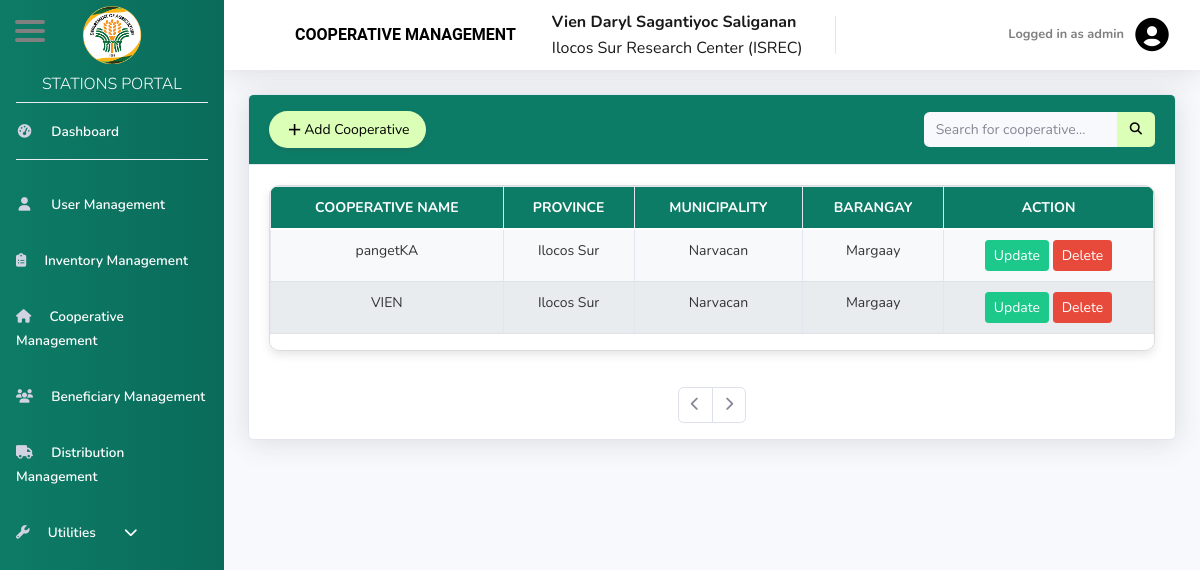
Page /admin/6CooperativeManagement.php (signed in) on the committed database.
### tables this page shows
CREATE TABLE `tbl_cooperative` (
  `coop_id` int(8) NOT NULL,
  `cooperative_name` varchar(255) NOT NULL,
  `station_id` int(8) NOT NULL,
  `province_name` varchar(255) NOT NULL,
  `municipality_name` varchar(255) NOT NULL,
  `barangay_name` varchar(255) NOT NULL,
  `archived_at` timestamp NULL DEFAULT NULL
);

### admin/6CooperativeManagement.php (the view, shortened to what this page needs)
<?php
include('includes/header.php');
include('includes/navbar.php');
?>
<div id="content-wrapper" class="d-flex flex-column">
    <div id="content">
        <nav class="navbar navbar-expand navbar-light bg-white topbar mb-4 static-top shadow">
            <span class="navbar-brand font-weight-bold" style="font-size: 18px; padding-left: 55px; color: Black; font-family: 'Roboto', sans-serif;">
                COOPERATIVE MANAGEMENT
            </span>
            <div style="padding-left: 20px; color: black; display: flex; flex-direction: column; line-height: 1;">
                <?php
                if (isset($_SESSION['fname']) && isset($_SESSION['lname'])) {
                    $fullName = htmlspecialchars($_SESSION['fname']) . ' ' . htmlspecialchars($_SESSION['mname']) . ' ' . htmlspecialchars($_SESSION['lname']);
                    echo '<span class="navbar-brand font-weight-bold" style="font-size: 18px;">' . $fullName . '</span>';
                }
                if (isset($_SESSION['station_name'])) {
                    echo '<span class="navbar-brand" style="font-size: 16px;">' . htmlspecialchars($_SESSION['station_name']) . '</span>';
                }
                ?>
            </div>
                <ul class="navbar-nav ml-auto">
                    <li class="nav-item dropdown no-arrow">
                        <a class="nav-link dropdown-toggle" href="#" id="userDropdown" role="button"
                        data-bs-toggle="dropdown" aria-haspopup="true" aria-expanded="false">
                            <span class="mr-2 d-none d-lg-inline text-black small font-weight-bold" style="color: grey">
                                <?php
                                $username = $_SESSION['user'];
                                echo 'Logged in as ' . htmlspecialchars($username);
                                ?>
                            </span>
                            <i style="font-size: 40px; color: black;" class="bx bxs-user-circle"></i>
                        </a>
                    </li>
                </ul>
        </nav>
        <div class="container-fluid">
            <div class="card shadow mb-4">
                <div class="card-header py-3" style="background-color: #0D7C66;">
                    <div class="d-flex align-items-center">
                        <button type="button" class="btn d-flex align-items-center gap-2 rounded-pill shadow-sm"
                            style="background-color: #DCFFB7; color: black; border: none; padding: 8px 16px;"
                            id="btnAddCooperative" data-bs-toggle="modal" data-bs-target="#addCooperativeModal">
                            <i class='bx bx-plus' style="font-size: 1.2rem;"></i>
                            <span>Add Cooperative</span>
                        </button>
                        <form class="d-none d-sm-inline-block form-inline ml-auto my-2 my-md-0 mw-100 navbar-search custom-search-form">
                            <div class="input-group">
                                <input type="text" id="search_coop" class="form-control bg-light border-0 small"
                                    placeholder="Search for cooperative..." aria-label="Search" aria-describedby="basic-addon2">
                                <div class="input-group-append">
                                    <button class="btn text-white" style="background-color: #DCFFB7;" type="button" id="search_button">
                                    </button>
                                </div>
                            </div>
                        </form>
                    </div>
                </div>
                <div id="tab1" class="tab-content active">
                    <div class="card-body">
                        <div style="max-height: 430px; overflow: auto; width: 100%; border: 1px solid #ddd; border-radius: 10px; box-shadow: 0px 4px 10px rgba(0, 0, 0, 0.1);">
                            <table class="table table-bordered text-center" width="100%" cellspacing="0">
                                <thead class="thead" style="background-color: #0D7C66; color: white;">
                                    <tr>
                                        <th>Cooperative Name</th>
                                        <th>Province</th>
                                        <th>Municipality</th>
                                        <th>Barangay</th>
                                        <th>Action</th>
                                    </tr>
                                </thead>
                                <tbody id="dataTable6" style="color: black;">
                                    <?php
                                        include('../conn.php');
                                        $user_id = $_SESSION['uid'];
                                        $stationQuery = $conn->prepare("SELECT station_id FROM tbl_user WHERE uid = ?");
                                        $stationQuery->bind_param("i", $user_id);
                                        $stationQuery->execute();
                                        $stationQuery->bind_result($station_id);
                                        $entries_per_page = 10;
                                        $total_entries = 0;
                                        $countQuery = $conn->prepare("SELECT COUNT(*) FROM tbl_cooperative WHERE station_id = ?");
                                        $countQuery->bind_param("i", $station_id);
                                        $countQuery->execute();
                                        $countQuery->bind_result($total_entries);
                                        $page = isset($_GET['page']) && is_numeric($_GET['page']) ? intval($_GET['page']) : 1;
                                        $offset = ($page - 1) * $entries_per_page;
                                         $sql = "SELECT coop_id, cooperative_name, province_name, municipality_name, barangay_name
                                                FROM tbl_cooperative
                                                WHERE station_id = ?
                                                AND archived_at IS NULL
                                                LIMIT ?, ?";
                                        $stmt = $conn->prepare($sql);
                                        $stmt->bind_param("iii", $station_id, $offset, $entries_per_page);
                                        $stmt->execute();
                                        $result = $stmt->get_result();
                                        if ($result->num_rows > 0) {
                                            while ($row = $result->fetch_assoc()) {
                                                echo "<tr>
                                                <td>" . htmlspecialchars($row['cooperative_name']) . "</td>
                                                <td>" . htmlspecialchars($row['province_name']) . "</td>
                                                <td>" . htmlspecialchars($row['municipality_name']) . "</td>
                                                <td>" . htmlspecialchars($row['barangay_name']) . "</td>
                                                <td>
                                                    <button class='btn btn-success btn-sm update-btn'
                                                        data-id='" . htmlspecialchars($row['coop_id'], ENT_QUOTES, 'UTF-8') . "'
                                                        data-name='" . htmlspecialchars($row['cooperative_name'], ENT_QUOTES, 'UTF-8') . "'
                                                        data-province='" . htmlspecialchars($row['province_name'], ENT_QUOTES, 'UTF-8') . "'
                                                        data-municip                                                                                                                            ality='" . htmlspecialchars($row['municipality_name'], ENT_QUOTES, 'UTF-8') . "'
                                                        data-barangay='" . htmlspecialchars($row['barangay_name'], ENT_QUOTES, 'UTF-8') . "'
                                                        data-bs-toggle='modal' data-bs-target='#updateCooperativeModal'>
                                                        Update
                                                    </button>
                                                    <button class='btn btn-danger btn-sm archivecoop-btn'
                                                        data-id='" . htmlspecialchars($row['coop_id'], ENT_QUOTES, 'UTF-8') . "'>
                                                        Delete
                                                    </button>
                                                </td>
                                            </tr>";
                                                }
                                        } else {
                                            echo "<tr><td colspan='5' class='text-center'>No cooperatives found.</td></tr>";
                                        }
                                    ?>
                                </tbody>
                            </table>
                        </div>
                    </div>
                    <nav>
                        <ul class="pagination justify-content-center mt-3">
                            <?php
                                $total_pages = ceil($total_entries / $entries_per_page);
                                if ($page > 1) {
                                    echo "<li class='page-item'><a class='page-link' href='?page=" . ($page - 1) . "'><i class='fas fa-chevron-left'></i></a></li>";
                                } else {
                                    echo "<li class='page-item disabled'><a class='page-link'><i class='fas fa-chevron-left'></i></a></li>";
                                }
                                if ($page < $total_pages) {
                                    echo "<li class='page-item'><a class='page-link' href='?page=" . ($page + 1) . "'><i class='fas fa-chevron-right'></i></a></li>";
                                } else {
                                        echo "<li class='page-item disabled'><a class='page-link'><i class='fas fa-chevron-right'></i></a></li>";
                                }
                            ?>
                        </ul>
                    </nav>
                </div>
            </div>
        </div>
    </div>
    <link rel="stylesheet" href="https://unpkg.com/boxicons@2.1.4/css/boxicons.min.css">
    <?php
    include('includes/footer.php');
    ?>

### admin/includes/navbar.php (style rules this page uses)
.nav-item .nav-link { color: #fff !important; font-size: 16px; font-weight: 500; transition: background-color 0.3s ease, transform 0.2s ease-in-out; }

### admin/6CooperativeManagement.php (style rules this page uses)
.table { font-size: 14px; }
.navbar-brand { font-size: 16px !important; }
.pagination .page-link { font-size: 14px; }
.form-control, .btn { font-size: 14px; }
.table thead { background-color: #0D7C66; color: white; font-weight: bold; text-transform: uppercase; }
.table thead th { padding: 10px; text-align: center; border-bottom: 2px solid #ffffff; }
.table tbody tr { background-color: #f8f9fa; transition: background-color 0.3s ease; }
.table tbody tr:nth-child(even) { background-color: #e9ecef; }
.table tbody td { padding: 10px; border-bottom: 1px solid #dee2e6; text-align: center; color: #333; }

### rows in the picture
tbl_cooperative: cooperative_name "pangetKA", province_name "Ilocos Sur", municipality_name "Narvacan", barangay_name "Margaay"
tbl_cooperative: cooperative_name "VIEN", province_name "Ilocos Sur", municipality_name "Narvacan", barangay_name "Margaay"

### other values in the picture
$fullName "Vien Daryl Sagantiyoc Saliganan"
$_SESSION['station_name'] "Ilocos Sur Research Center (ISREC)"
$username "admin"
